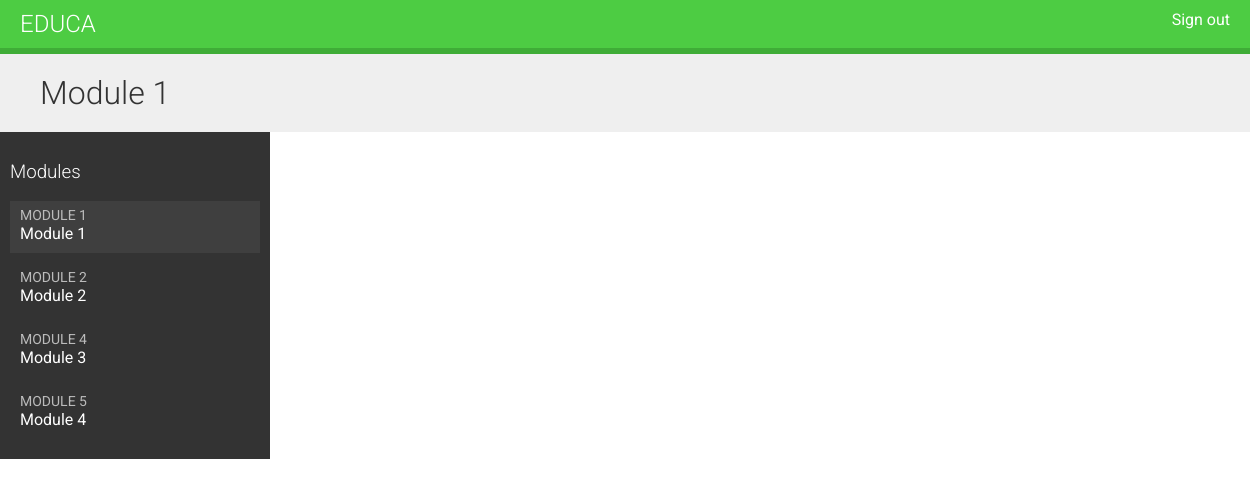
/students/course/1/ (signed in), run on the app's committed database.
### courses/models.py (models this page shows)
class Module(models.Model):
    course = models.ForeignKey(Course,
                               related_name='modules',
                               on_delete=models.CASCADE)
    title = models.CharField(max_length=200)
    description = models.TextField(blank=True)
    order = OrderField(blank=True, for_fields=['course'])
    class Meta:
        ordering = ['order']
    def __str__(self):
        return f'{self.order}. {self.title}'

### students/views.py (the view)
class StudentCourseDetailView(DetailView):
    model = Course
    template_name = 'students/course/detail.html'
    def get_queryset(self):
        qs = super().get_queryset()
        return qs.filter(students__in=[self.request.user])
    def get_context_data(self, **kwargs):
        context = super().get_context_data(**kwargs)
        course = self.get_object()
        if 'module_id' in self.kwargs:
             context['module'] = course.modules.get(id=self.kwargs['module_id'])
        else:
            context['module'] = course.modules.all()[0]
        return context

### students/templates/students/course/detail.html (shortened to what this page needs)
{% extends "base.html" %}
{% load cache %}
{% block content %}
    <h1>{{ module.title }}</h1>
    <div class="contents">
        <h3>Modules</h3>
        <ul class="modules">
            {% for m in object.modules.all %}
                <li data-id="{{ m.id }}" {% if m == module %} class="selected"{% endif%}>
                    <a href="{% url "student_course_detail_module" object.id m.id %}">
                        <span>
                            Module <span class="order">{{ m.order|add:1}}</span>
                        </span>
                        <br>
                        {{ m.title }}
                    </a>
                </li>
            {% empty %}
                <li>No modules yet.</li>
            {% endfor%}
        </ul>
    </div>
    <div class="module">
    </div>
{% endblock%}

### courses/static/css/base.css (style rules this page uses)
body { margin:0; font-family:'Roboto', sans-serif; font-weight:400; color:#333; }
a { color:#3fad37; text-decoration:none; }
ul { float:left; }
h1, h2, h3, h4, h5, h6 { font-family:'Roboto', sans-serif; font-weight:300; }
h1 { background:#efefef; width:100%; overflow:auto; padding:20px 0 20px 40px; margin:0; }
.module { padding:10px 20px; float:left; width:600px; }
.contents { width:20%; padding:10px; float:left; background:#333; color: #fff; font-family:'Roboto', sans-serif; }
.contents ul { list-style:none; margin:0; padding:0; width:100%; }
.contents ul li { margin:0 0 10px 0; padding:4px 10px 10px; overflow:auto; cursor:move; }
.contents ul li.selected { background:#3f3f3f; }
.contents ul span { text-transform:uppercase; color:#bbb; font-size:14px; }
.contents ul a { display:block; color:#fff; text-decoration:none; }

### data on the page
Module: title "Module 1", order|add "1"
Module: order|add "2", title "Module 2"
Module: order|add "4", title "Module 3"
Module: order|add "5", title "Module 4"
